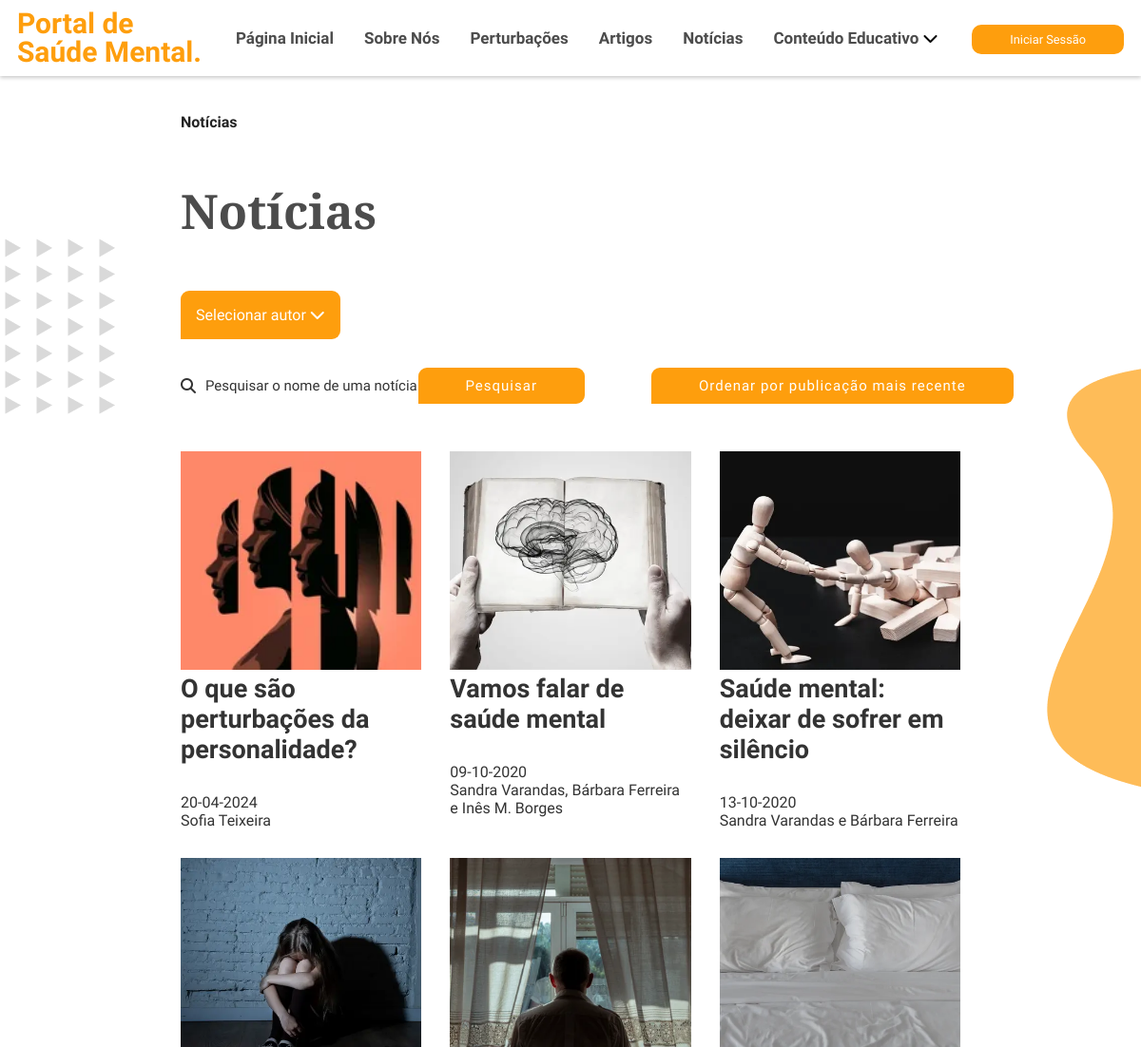
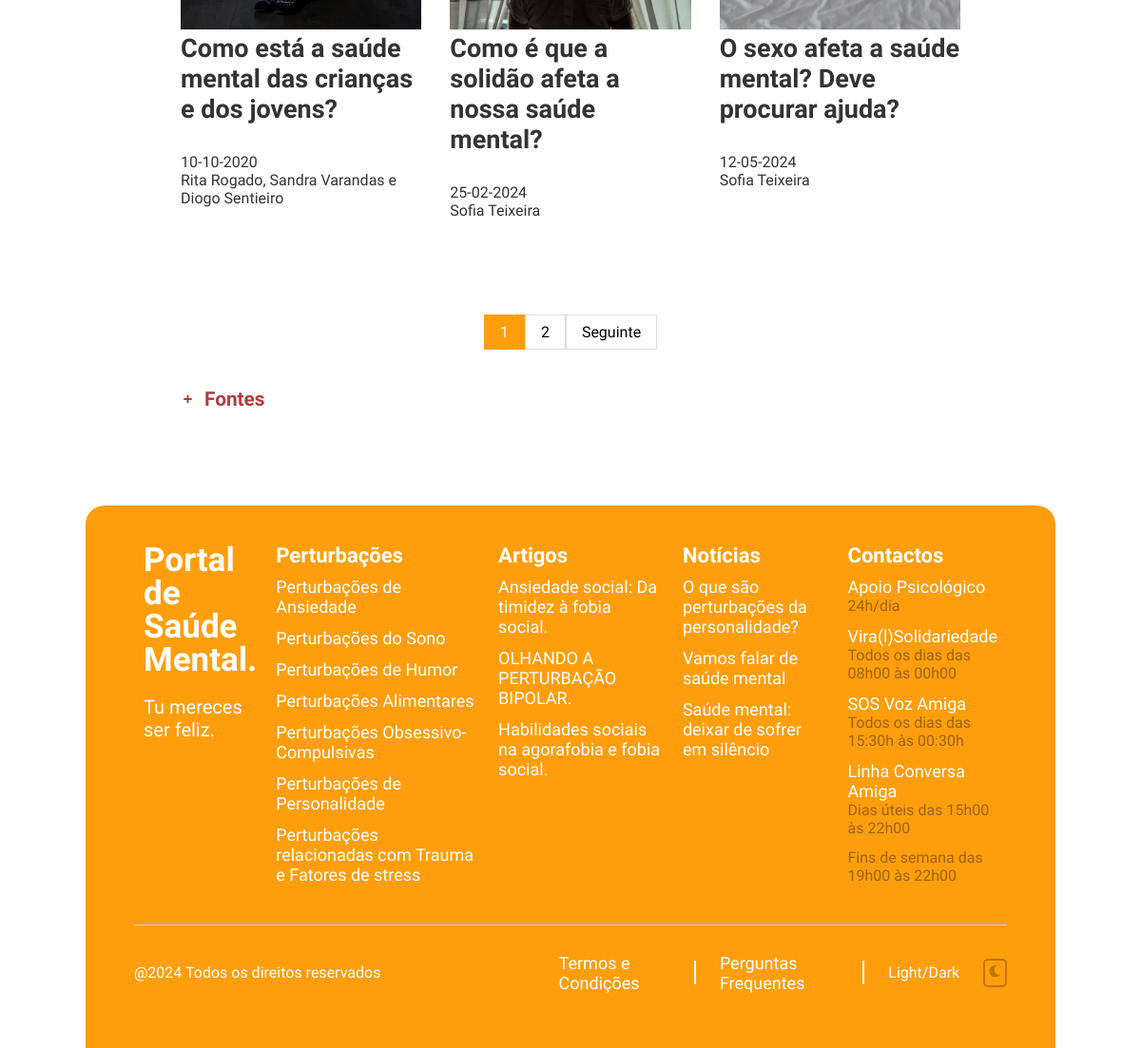
The page /noticias/index.php on the database its author committed (2 pictures, top to bottom).
### tables this page shows
CREATE TABLE `noticias` (
  `noticias_id` int(11) NOT NULL,
  `titulo` varchar(1000) NOT NULL,
  `data_publicacao` date NOT NULL,
  `autor` varchar(1000) NOT NULL,
  `img_noticia` mediumtext NOT NULL,
  `conteudo_texto` varchar(1000) NOT NULL,
  `fonte` varchar(1000) NOT NULL
);

CREATE TABLE `perturbacoes` (
  `perturbacoes_id` int(11) NOT NULL,
  `nome` varchar(255) NOT NULL,
  `texto` mediumtext NOT NULL,
  `img_perturbacao` mediumtext DEFAULT NULL,
  `img_perturbacao_circ` mediumtext DEFAULT NULL,
  `banner_perturbacao` mediumtext NOT NULL,
  `fonte` varchar(1000) NOT NULL
);

CREATE TABLE `artigos` (
  `artigo_id` int(11) NOT NULL,
  `juncao_perturbacoes_id` int(11) DEFAULT NULL,
  `titulo` varchar(1000) NOT NULL,
  `data_publicacao` mediumtext NOT NULL,
  `autor` mediumtext NOT NULL,
  `img_artigo` mediumtext NOT NULL,
  `fonte` varchar(1000) NOT NULL
);

### noticias/index.php (the view, shortened to what this page needs)
<?php
include '../includes/header.php';
require_once ("../conn/conn.php");
?>
<!DOCTYPE html>
<html class="selection:text-white selection:bg-orange-400">
<head>
    <link rel="stylesheet" type="text/css" href="css/style.css">
    <link rel="stylesheet" href="https://cdnjs.cloudflare.com/ajax/libs/font-awesome/6.4.2/css/all.min.css"
 />
    <link rel="stylesheet" href="https://cdn.jsdelivr.net/npm/sweetalert2@11/dist/sweetalert2.min.css">
</head>
<body>
    <header>
        <div class="navbar">
            <div class="logo">Portal de <br> Saúde Mental.</div>
            <ul class="links">
                <li><a href="../paginainicial">Página Inicial</a></li>
                <li><a href="../sobre-nos">Sobre Nós</a></li>
                <li><a href="../perturbacoes">Perturbações</a></li>
                <li><a href="../artigos">Artigos</a></li>
                <li><a href="../noticias">Notícias</a></li>
                <li><a href="../conteudo-educativo">Conteúdo Educativo</a>
                    <i class="fas fa-chevron-down"></i>
                </li>
            </ul>
            <?php if (!empty($_SESSION['id_utilizador'])): ?>
                <li class="dropdown-container">
                    <div class="profile-dropdown">
                        <img class="img-profile rounded-circle" src="../areacliente/registo/imgs/<?php if (!empty($row["img_perfil"])) {
                            echo $row["img_perfil"];
                        } else {
                            echo "teste.jpeg";
                        } ?>" alt="Imagem de Perfil">
                        <i class="fas fa-chevron-down" style="margin-right: 20px;"></i>
                        <ul class="dropdown-p">
                            <li><a href="../perfil/">Perfil</a></li>
                            <!--<li><a href="#">Termos e Condições</a></li>
                            <li><a href="#">Definições</a></li>-->
                        </ul>
                    </div>
                    <a class="btn" onclick="logout()">Terminar Sessão</a>
                </li>
            <?php else: ?>
                <li><a class="btn" href="../areacliente/login/">Iniciar Sessão</a></li>
            <?php endif ?>
        </div>
    </header>
    <ol role="list">
        <li class="list">
            <div class="items-current">
                <span class="text-sm" aria-current=page>
                    Notícias
                </span>
            </div>
        </li>
    </ol>
    <div class="background1">
        <img src="imgs/imgs-backgrounds/background1.png" alt="banner background" />
    </div>
    <div class="background2">
        <img src="imgs/imgs-backgrounds/background2.png" alt="banner background" />
    </div>
    <div class="heading">
        <h1>
            Notícias
        </h1>
    </div>
    <section class="artigos" id="artigos">
        <?php
        $query_autor = "SELECT DISTINCT autor FROM noticias";
        $result_autor = mysqli_query($conn, $query_autor);
        if ($result_autor && mysqli_num_rows($result_autor) > 0) {
            ?>
            <div class="dropdown2">
                <button class="dropbtn">Selecionar autor
                    <i class="fas fa-chevron-down"></i>
                </button>
            </div>
            <?php
        }
        ?>
        <div class="container">
            <div class="container-search">
                <form method="GET">
                    <div class="search-wrapper">
                        <i class="fas fa-search"></i>
                        <input id="input-search" type="text" name="search_query"
                            placeholder="Pesquisar o nome de uma notícia">
                    </div>
                    <button type="submit">Pesquisar</button>
                </form>
            </div>
            <div class="container-order">
                <form method="get">
                    <button type="submit" name="ordem" value="data_recente">Ordenar por publicação mais recente</button>
                </form>
            </div>
        </div>
        <?php
        $itens_por_pagina = 6;
        $pagina_atual = isset($_GET['pagina']) ? $_GET['pagina'] : 1;
        $offset = ($pagina_atual - 1) * $itens_por_pagina;
        $query = "SELECT * FROM noticias";
        $query_count = "SELECT COUNT(*) AS total FROM ($query) AS count_query";
        $result_count = mysqli_query($conn, $query_count);
        $total_resultados = 0;
        if ($result_count) {
            $row_count = mysqli_fetch_assoc($result_count);
            $total_resultados = $row_count['total'];
        }
        $total_paginas = ceil($total_resultados / $itens_por_pagina);
        $query .= " LIMIT $itens_por_pagina OFFSET $offset";
        $result = mysqli_query($conn, $query);
        if ($result && mysqli_num_rows($result) > 0) {
            ?>
            <div class="card-container">
                <?php
                while ($row = mysqli_fetch_assoc($result)) {
                    $data_publicacao = date("d-m-Y", strtotime($row['data_publicacao']));
                    ?>
                    <div class="card">
                        <?php
                        $titulo_codificado = urlencode($row["titulo"]);
                        ?>
                        <a href="noticia/?titulo=<?php echo $titulo_codificado; ?>">
                            <img src="../admin/inserir/imgs/noticias/<?php if (!empty($row["img_noticia"])) {
                                echo $row["img_noticia"];
                            } else {
                                echo "teste.jpeg";
                            } ?>" alt="<?php echo $row['img_noticia']; ?>">
                        </a>
                        <div class="card4-content">
                            <h1><?php echo $row["titulo"] ?></h1>
                            <p><?php echo $data_publicacao ?></p>
                            <p><?php echo $row['autor'] ?></p>
                        </div>
                    </div>
                    <?php
                }
                ?>
            </div>
            <?php
        } else {
            echo '<div style="margin: 100px 100px 50px 100px; font-size: 20px;">Nenhuma notícia encontrada.</div>';
        }
        if ($total_paginas > 1) {
            ?>
            <div class='paginacao'>
                <?php
                for ($pagina = 1; $pagina <= $total_paginas; $pagina++) {
                    $classe_pagina_atual = ($pagina == $pagina_atual) ? "pagina-atual" : "";
                    echo "<a class='$classe_pagina_atual' href='?pagina=$pagina";
                    if (isset($_GET['search_query']) && !empty($_GET['search_query'])) {
                        echo "&search_query=" . urlencode($_GET['search_query']);
                    }
                    if (isset($_GET['filter_autor']) && !empty($_GET['filter_autor'])) {
                        echo "&filter_autor=" . urlencode($_GET['filter_autor']);
                    }
                    if (isset($_GET['ordem']) && !empty($_GET['ordem'])) {
                        echo "&ordem=" . urlencode($_GET['ordem']);
                    }
                    echo "'>$pagina</a> ";
                }
                if ($pagina_atual < $total_paginas) {
                    echo "<a href='?pagina=" . ($pagina_atual + 1);
                    if (isset($_GET['search_query']) && !empty($_GET['search_query'])) {
                        echo "&search_query=" . urlencode($_GET['search_query']);
                    }
                    if (isset($_GET['filter_autor']) && !empty($_GET['filter_autor'])) {
                        echo "&filter_autor=" . urlencode($_GET['filter_autor']);
                    }
                    if (isset($_GET['ordem']) && !empty($_GET['ordem'])) {
                        echo "&ordem=" . urlencode($_GET['ordem']);
                    }
                    echo "'>Seguinte</a>";
                }
                ?>
            </div>
            <?php
        }
        ?>
    </section>
    <div class="fontes" id="fontes">
        <div class="fontes-content">
            <h3>Fontes</h3>
        </div>
    </div>
    <footer>
        <div class="footer-row">
            <div class="footer-col">
                <h1>Portal de <br> Saúde Mental.</h1>
                <p>Tu mereces ser feliz.</p>
            </div>
            <?php
            $query = "SELECT nome, img_perturbacao FROM perturbacoes";
            $result = mysqli_query($conn, $query);
            if ($result && mysqli_num_rows($result) > 0) {
                ?>
                <div class="footer-col">
                    <h3>Perturbações</h3>
                    <?php
                    while ($row = mysqli_fetch_assoc($result)) {
                        ?>
                        <ul>
                            <?php
                            $nome_codificado = urlencode($row["nome"]);
                            ?>
                            <li><a
                                    href="../../perturbacoes/grupo-perturbacoes/?nome=<?php echo $nome_codificado; ?>"><?php echo $row["nome"] ?></a>
                            </li>
                        </ul>
                        <?php
                    }
                    ?>
                </div>
                <?php
            }
            ?>
            <?php
            $query = "SELECT titulo FROM artigos LIMIT 3";
            $result = mysqli_query($conn, $query);
            if ($result && mysqli_num_rows($result) > 0) {
                ?>
                <div class="footer-col">
                    <h3>Artigos</h3>
                    <?php
                    while ($row = mysqli_fetch_assoc($result)) {
                        ?>
                        <ul>
                            <?php
                            $titulo_codificado = urlencode($row["titulo"]);
                            ?>
                            <li><a
                                    href="../artigos/artigo/?titulo=<?php echo $titulo_codificado; ?>"><?php echo $row["titulo"] ?></a>
                            </li>
                        </ul>
                        <?php
                    }
                    ?>
                </div>
                <?php
            }
            ?>
            <?php
            $query = "SELECT titulo FROM noticias LIMIT 3";
            $result = mysqli_query($conn, $query);
            if ($result && mysqli_num_rows($result) > 0) {
                ?>
                <div class="footer-col">
                    <h3>Notícias</h3>
                    <?php
                    while ($row = mysqli_fetch_assoc($result)) {
                        ?>
                        <ul>
                            <?php
                            $titulo_codificado = urlencode($row["titulo"]);
                            ?>
                            <li><a
                                    href="../noticias/noticia/?titulo=<?php echo $titulo_codificado; ?>"><?php echo $row["titulo"] ?></a>
                            </li>
                        </ul>
                        <?php
                    }
                    ?>
                </div>
                <?php
            }
            ?>
            <div class="footer-col">
                <h3>Contactos</h3>
                <ul>
                    <li><a href="https://www.sns24.gov.pt/servico/aconselhamento-psicologico-no-sns-24/#"
                            target="_blank">Apoio Psicológico</a>
                        <ul>
                            <li>24h/dia</li>
                        </ul>
                    </li>
                </ul>
                <ul>
                    <li><a href="https://www.instagram.com/p/CK665-vMKhw/" target="_blank">Vira(l)Solidariedade</a>
                        <ul>
                            <li>Todos os dias das 08h00 às 00h00</li>
                        </ul>
                    </li>
                </ul>
                <ul>
                    <li><a href="https://www.sosvozamiga.org/pt/contactos/" target="_blank">SOS Voz Amiga</a>
                        <ul>
                            <li>Todos os dias das 15:30h às 00:30h</li>
                        </ul>
                    </li>
                </ul>
                <ul>
                    <li><a href="https://eportugal.gov.pt/servicos/pedir-apoio-psicologico-e-emocional-atraves-da-linha-conversa-amiga-"
                            target="_blank">Linha Conversa Amiga</a>
                        <ul>
                            <li>Dias úteis das 15h00 às 22h00</li>
                            <li>Fins de semana das 19h00 às 22h00</li>
                        </ul>
                    </li>
                </ul>
            </div>
        </div>
        <hr>
        <div class="footer-links">
            <p class="copyright">@2024 Todos os direitos reservados</p>
            <div class="footer-links-2">
                <a href="../termos-e-condicoes">Termos e Condições</a>
                <div class="vertical-hr"></div>
                <a href="../perguntas-frequentes">Perguntas Frequentes</a>
                <div class="vertical-hr"></div>
                Light/Dark<button id="dark-mode-toggle" class="dark-mode-toggle">
                    </button>
            </div>
        </div>
    </footer>
</body>
</html>

### rows shown on the page
noticias: img_noticia (picture), titulo "O que são perturbações da personalidade?", data_publicacao "20-04-2024", autor "Sofia Teixeira"
noticias: img_noticia (picture), titulo "Vamos falar de saúde mental", data_publicacao "09-10-2020", autor "Sandra Varandas, Bárbara Ferreira e Inês M. Borges"
noticias: img_noticia (picture), titulo "Saúde mental: deixar de sofrer em silêncio", data_publicacao "13-10-2020", autor "Sandra Varandas e Bárbara Ferreira"
noticias: img_noticia (picture), titulo "Como está a saúde mental das crianças e dos jovens?", data_publicacao "10-10-2020", autor "Rita Rogado, Sandra Varandas e Diogo Sentieiro"
noticias: img_noticia (picture), titulo "Como é que a solidão afeta a nossa saúde mental?", data_publicacao "25-02-2024", autor "Sofia Teixeira"
noticias: img_noticia (picture), titulo "O sexo afeta a saúde mental? Deve procurar ajuda?", data_publicacao "12-05-2024", autor "Sofia Teixeira"
perturbacoes: nome "Perturbações de Ansiedade"
perturbacoes: nome "Perturbações do Sono"
perturbacoes: nome "Perturbações de Humor"
perturbacoes: nome "Perturbações Alimentares"
perturbacoes: nome "Perturbações Obsessivo-Compulsivas"
perturbacoes: nome "Perturbações de Personalidade"
perturbacoes: nome "Perturbações relacionadas com Trauma e Fatores de stress"
artigos: titulo "Ansiedade social: Da timidez à fobia social."
artigos: titulo "OLHANDO A PERTURBAÇÃO BIPOLAR."
artigos: titulo "Habilidades sociais na agorafobia e fobia social."
